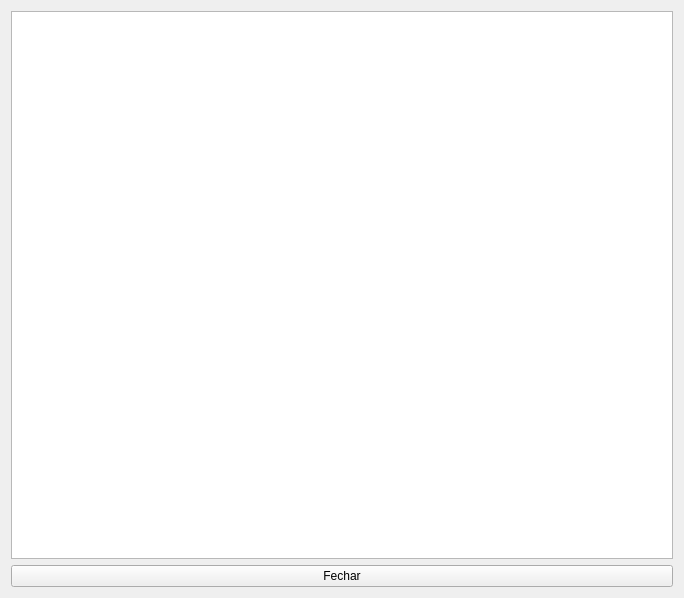
<?xml version="1.0" encoding="UTF-8"?>
<ui version="4.0">
 <class>ListarTudo</class>
 <widget class="QWidget" name="ListarTudo">
  <property name="geometry">
   <rect>
    <x>0</x>
    <y>0</y>
    <width>684</width>
    <height>598</height>
   </rect>
  </property>
  <property name="windowTitle">
   <string>Form</string>
  </property>
  <layout class="QGridLayout" name="gridLayout">
   <item row="0" column="0">
    <widget class="QTextEdit" name="Tudo">
     <property name="enabled">
      <bool>true</bool>
     </property>
     <property name="sizePolicy">
      <sizepolicy hsizetype="Expanding" vsizetype="Ignored">
       <horstretch>0</horstretch>
       <verstretch>0</verstretch>
      </sizepolicy>
     </property>
     <property name="font">
      <font>
       <pointsize>12</pointsize>
      </font>
     </property>
     <property name="textInteractionFlags">
      <set>Qt::NoTextInteraction</set>
     </property>
    </widget>
   </item>
   <item row="1" column="0">
    <widget class="QPushButton" name="Fechar">
     <property name="text">
      <string>Fechar</string>
     </property>
    </widget>
   </item>
  </layout>
 </widget>
 <resources/>
 <connections/>
</ui>
